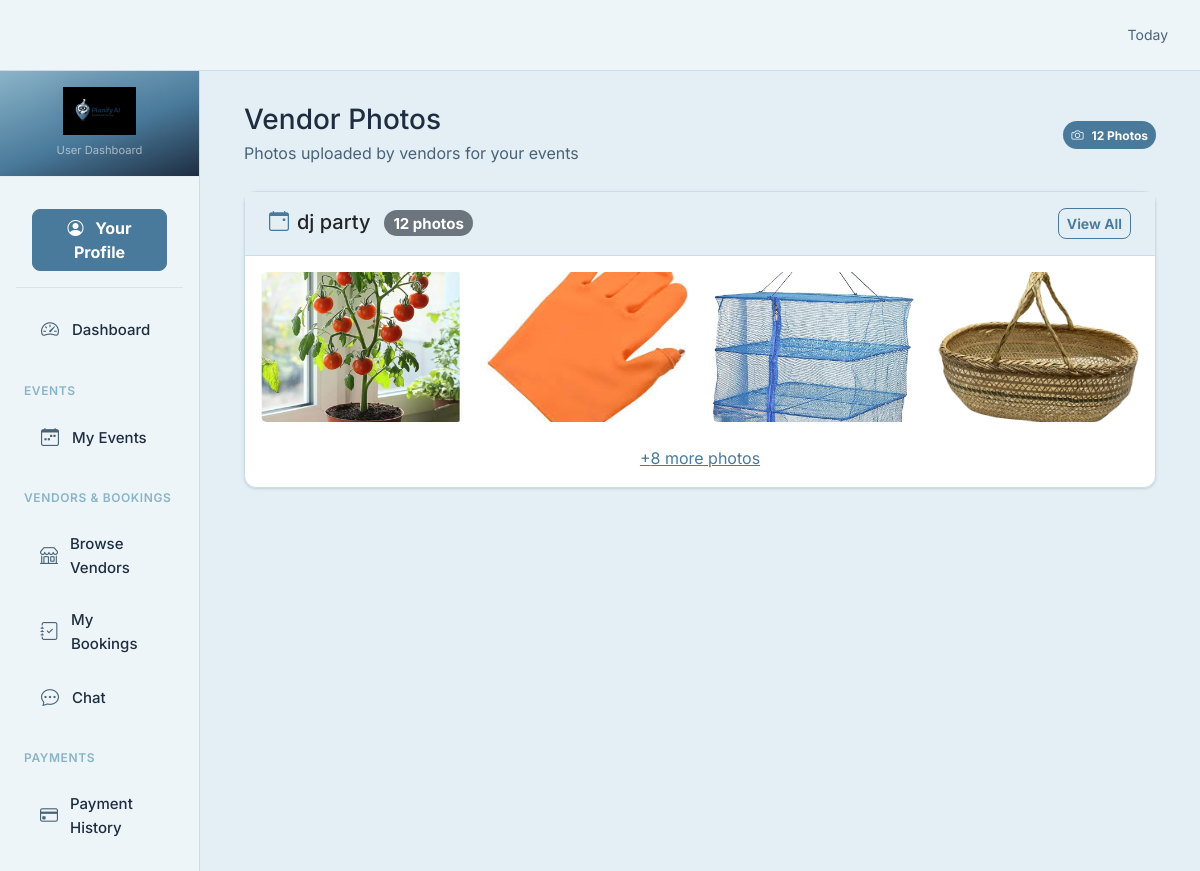
Before: /user/vendor-photos/ (signed in) with the older database file.
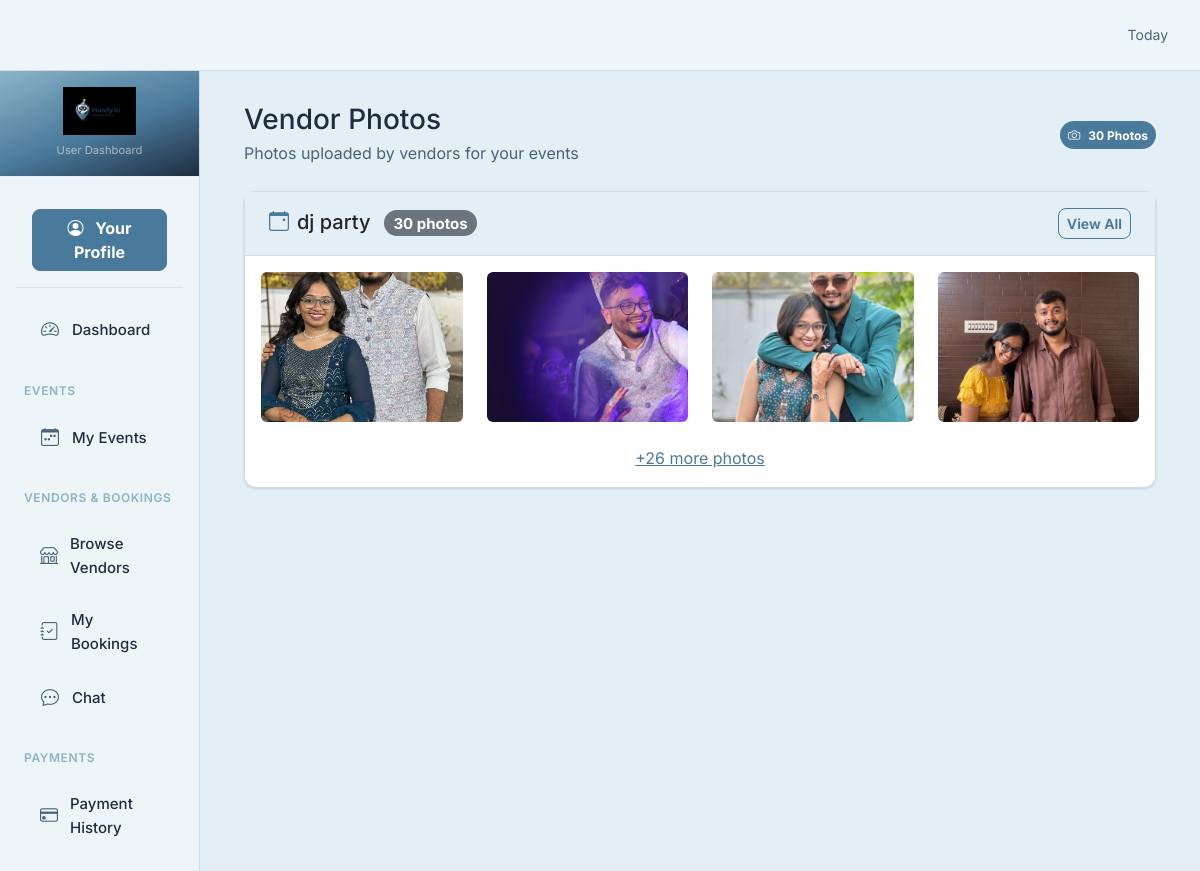
After: the same page with the newer database file.
### user/models.py (models this page shows, shortened)
class Event(models.Model):
    STATUS_PENDING = 'pending'
    STATUS_CONFIRMED = 'confirmed'
    STATUS_COMPLETED = 'completed'
    STATUS_CANCELLED = 'cancelled'
    STATUS_CHOICES = [
        (STATUS_PENDING, 'Pending'),
        (STATUS_CONFIRMED, 'Confirmed'),
        (STATUS_COMPLETED, 'Completed'),
        (STATUS_CANCELLED, 'Cancelled'),
    ]
    TYPE_WEDDING = 'wedding'
    TYPE_CONFERENCE = 'conference'
    TYPE_PARTY = 'party'
    TYPE_OTHER = 'other'
    TYPE_CHOICES = [
        (TYPE_WEDDING, 'Wedding'),
        (TYPE_CONFERENCE, 'Conference'),
        (TYPE_PARTY, 'Party'),
        (TYPE_OTHER, 'Other'),
    ]
    owner = models.ForeignKey('account.User', on_delete=models.CASCADE, related_name='events')
    title = models.CharField(max_length=200)
    date = models.DateTimeField()
    event_type = models.CharField(max_length=50, choices=TYPE_CHOICES, default=TYPE_OTHER)
    status = models.CharField(max_length=20, choices=STATUS_CHOICES, default=STATUS_PENDING)
    guests = models.PositiveIntegerField(default=0)
    created_at = models.DateTimeField(auto_now_add=True)

### vendor/models.py (models this page shows, shortened)
class GalleryImage(models.Model):
    event = models.ForeignKey('user.Event', on_delete=models.CASCADE, related_name='gallery_images')
    vendor = models.ForeignKey(User, on_delete=models.CASCADE, related_name='gallery_images', null=True, blank=True)
    image = models.ImageField(upload_to='gallery/')
    description = models.TextField(blank=True)
    uploaded_at = models.DateTimeField(auto_now_add=True)
    guest_access = models.ForeignKey('user.EventGuestAccess', on_delete=models.SET_NULL, null=True, blank=True, related_name='uploaded_photos')
    uploaded_by_guest = models.BooleanField(default=False)
    face_embedding = models.JSONField(null=True, blank=True)
    embedding_status = models.CharField(
        max_length=20,
        choices=[('pending', 'Pending'), ('done', 'Done'), ('no_face', 'No Face'), ('error', 'Error')],
        default='pending',
    )
    class Meta:
        ordering = ['-uploaded_at']

### user/views.py (the view)
    def wrapper(request, *args, **kwargs):
        user_id = request.session.get('user_id')
        if not user_id:
            return redirect('/login/')
        try:
            User.objects.get(id=user_id)
        except User.DoesNotExist:
            request.session.flush()
            return redirect('/login/')
        return view_func(request, *args, **kwargs)

### event/context_processors.py (called while the page is built, shortened)
def global_app_info(request):
    return {
        'APP_NAME': 'Planify.Ai',
        'APP_LOGO_TEXT': 'PA',                 # Text logo (initials)
        'APP_LOGO_IMAGE': '/static/images/LOGO.png',   # Image logo (inside static/)
    }

def vendor_stores(request):
    try:
        from vendor.models import Store
        stores = Store.objects.filter(status=True).order_by('store_name')
    except Exception:
        stores = []
    return {
        'all_stores': stores
    }

def vendor_is_photographer(request):
    try:
        user_id = request.session.get('user_id')
        role = request.session.get('role')
    except Exception:
        pass
    return {'is_photographer': False}

def admin_pending_counts(request):
    try:
        role = request.session.get('role')
        if role == 'admin':
            from account.models import User
            pending_vendors = User.objects.filter(
                role__name__iexact='vendor', is_active=False
            ).count()
            return {'admin_pending_vendors': pending_vendors}
    except Exception:
        pass
    return {'admin_pending_vendors': 0}

### template/user/vendor_photos.html (shortened to what this page needs)
{% extends "user/base.html" %}
{% block content %}
<div class="d-flex justify-content-between align-items-center mb-4">
    <div>
        <h3 class="mb-1">Vendor Photos</h3>
        <p class="text-muted mb-0">Photos uploaded by vendors for your events</p>
    </div>
    <span class="badge bg-primary p-2">
        <i class="bi bi-camera me-2"></i>{{ total_photos }} Photos
    </span>
</div>
{% if photos_by_event %}
    {% for event_name, data in photos_by_event.items %}
    <div class="card mb-4">
        <div class="card-header bg-white d-flex justify-content-between align-items-center">
            <h5 class="mb-0">
                <i class="bi bi-calendar-event me-2 text-primary"></i>{{ event_name }}
                <span class="badge bg-secondary ms-2">{{ data.photos|length }} photo{{ data.photos|length|pluralize }}</span>
            </h5>
            <a href="{% url 'user:vendor_event_photos' data.event.id %}" class="btn btn-sm btn-outline-primary">
                View All
            </a>
        </div>
        <div class="card-body">
            <div class="row">
                {% for photo in data.photos|slice:":4" %}
                <div class="col-md-3 col-6 mb-3">
                    <img src="{{ photo.image.url }}" class="img-fluid rounded" style="height: 150px; width: 100%; object-fit: cover;">
                </div>
                {% endfor %}
            </div>
            {% if data.photos|length > 4 %}
            <div class="text-center mt-2">
                <a href="{% url 'user:vendor_event_photos' data.event.id %}" class="text-primary">
                    +{{ data.photos|length|add:"-4" }} more photos
                </a>
            </div>
            {% endif %}
        </div>
    </div>
    {% endfor %}
{% else %}
    <div class="text-center py-5">
        <i class="bi bi-camera fs-1 text-muted"></i>
        <h5 class="text-muted mt-3">No vendor photos yet</h5>
        <p class="text-muted">When vendors upload photos, they will appear here.</p>
    </div>
{% endif %}
{% endblock %}

Changed rows visible on the page:
removed GalleryImage: image (picture)
removed GalleryImage: image (picture)
removed GalleryImage: image (picture)
removed GalleryImage: image (picture)
computed for Event "dj party": photos|length "12" → "30"; photos|length "8" → "26"
added GalleryImage: image (picture)
added GalleryImage: image (picture)
added GalleryImage: image (picture)
added GalleryImage: image (picture)
Other visible differences:
{{ total_photos }}: "12" → "30"
